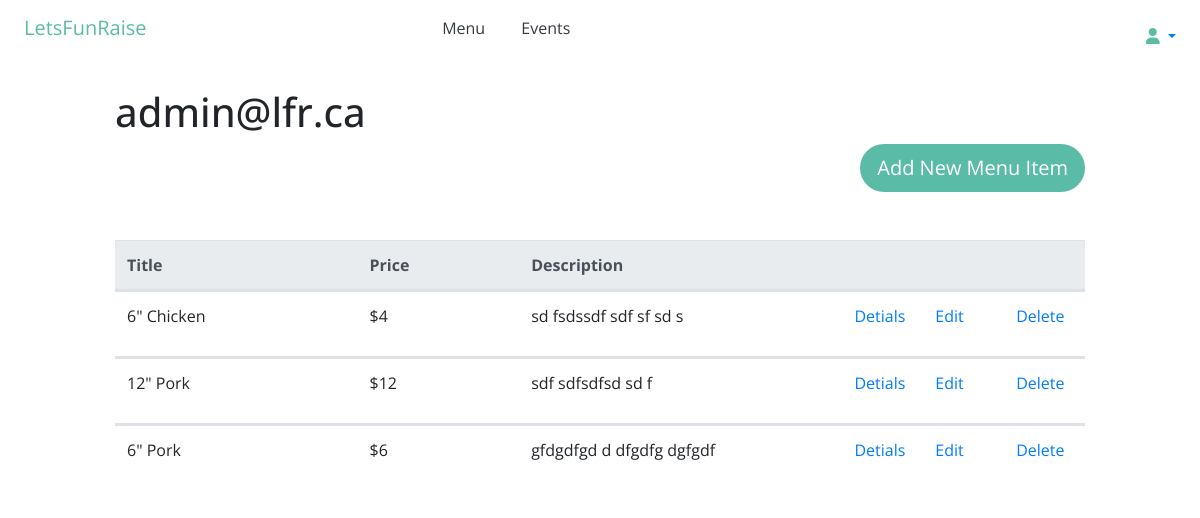
Page /menu/ (signed in) on the earlier database version.
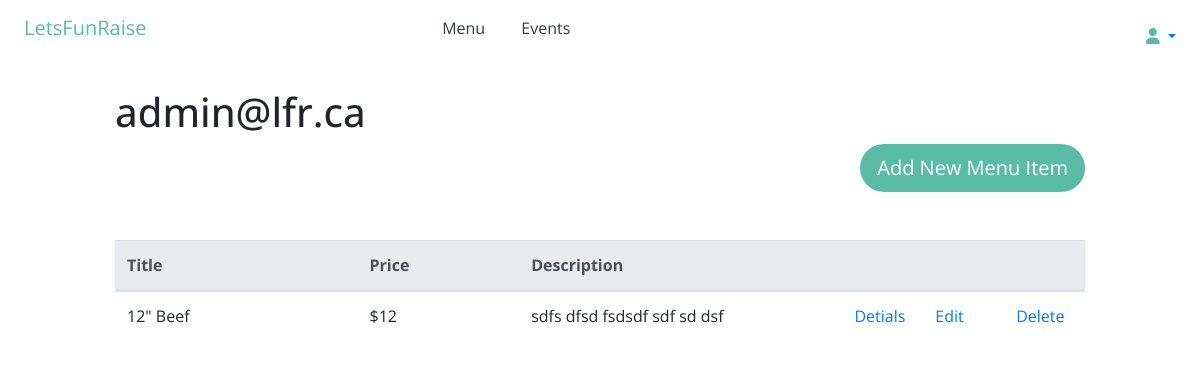
Same page on the later database version.
### accounts/models.py (models this page shows, shortened)
class User(AbstractBaseUser):
    email       = models.EmailField(max_length=255, unique=True)
    active      = models.BooleanField(default=True) # can login
    parent      = models.BooleanField(default=False) # parent user
    school      = models.BooleanField(default=False) # school admin user
    vendor      = models.BooleanField(default=False) # vendor user
    staff       = models.BooleanField(default=False) # staff user non superuser
    admin       = models.BooleanField(default=False) # superuser
    timestamp   = models.DateTimeField(auto_now_add=True)
    USERNAME_FIELD = 'email' #username
    objects = UserManager()
    def __str__(self):
        return self.email
    @property
    def is_active(self):
        return self.active

### vendor/models.py (models this page shows, shortened)
class MenuItem(models.Model): #menuitem_set -> queryset
    user = models.ForeignKey(User, default=1, null=True, on_delete=models.SET_NULL)
    title = models.CharField(max_length=120)
    slug = models.SlugField(unique=True)
    description = models.TextField(null=True, blank=True)
    price = models.IntegerField()
    def get_absolute_url(self):
        return f"/menu/{self.slug}"
    def get_edit_url(self):
        return f"{self.get_absolute_url()}/edit"
    def get_delete_url(self):
        return f"{self.get_absolute_url()}/delete"

### vendor/views.py (the view)
# urls.py: path('', menu_item_list_view),
def menu_item_list_view(request):
    qs = MenuItem.objects.filter(user=request.user)
    template_name = 'menu/item_list.html'
    context = {'object_list': qs}
    return render(request, template_name, context)

### vendor/templates/menu/item_list.html
{% extends 'base.html' %}
{% block content %}
<h1>{{user}}</h1>
<a class="btn btn-lg rounded-pill float-right mb-5" href=" /menu-new/" role="button">Add New Menu Item</a>
<table class="table text-left">
   <thead class="thead-light">
      <tr class='d-flex'>
         <th class="col-3">Title</th>
         <th class="col-2">Price</th>
         <th class="col-4">Description</th>
         <th class="col-1"></th>
         <th class="col-1"></th>
         <th class="col-1"></th>
      </tr>
   </thead>
   {% for object in object_list %}
   <tbody>
      <tr class='d-flex'>
         <td class="col-3">{{ object.title }}</td>
         <td class="col-2">${{ object.price }}</td>
         <td class="col-4">{{ object.description|linebreaks|truncatewords:10 }}</td>
         <td class="col-1"><a  href="{{ object.get_absolute_url }}" role="button">Detials</a> </td>
         <td class="col-1"><a href="{{ object.get_edit_url }}" role="button">Edit</a></td>
         <td class="col-1"> <a href="{{ object.get_delete_url }}" role="button">Delete</a></td>
      </tr>
   </tbody>
   {% endfor %}
</table>
{% endblock content %}

### templates/base.html (shortened to what this page needs)
{% load static %}
<!doctype html>
<html lang="en">
<head>
  <link rel="stylesheet" href="https://stackpath.bootstrapcdn.com/bootstrap/4.5.0/css/bootstrap.min.css"
>
  <link href={% static "css/main.css" %} rel="stylesheet">
  <link rel="stylesheet"
    href="https://cdnjs.cloudflare.com/ajax/libs/malihu-custom-scrollbar-plugin/3.1.5/jquery.mCustomScrollbar.min.css">
<body>
  {% if request.user.is_authenticated %}
    {% include 'short_navbar.html' %}
    {% else %}
      {% include 'main_navbar.html' %}
  {% endif %}
  <div class="container-fluid">
    <div class="row">
      <div class="col col-md-10 mx-auto">
        {% block content %}
        {% endblock %}
      </div>
    </div>
  </div>
</body>
</html>

### templates/short_navbar.html (shortened to what this page needs)
<div class="d-flex flex-column flex-md-row p-3 px-md-4 mb-3 bg-white">
    <h5 class="my-0 mr-auto font-weight-normal text-blue">LetsFunRaise</h5>
    <nav class="my-2 my-lg-0 mr-auto">
        <a class="p-3 text-dark" href="/menu/">Menu</a>
        <a class="p-3 text-dark" href="/event/">Events</a>
    </nav>
    <nav class="my-2 my-lg-0 ml-auto">
        <ul class="navbar-nav">
            <li class="nav-item dropdown-submenu pull-left">
                <a class="nav-link dropdown-toggle" href="#" id="navbarDropdown" role="button" data-toggle="dropdown">
                    <i class="fas fa-user"></i>
                </a>
            </li>
        </ul>
    </nav>
</div>

### static/css/main.css (style rules this page uses)
body { font-family: Open Sans, sans-serif; }
.text-blue { color: #5ABBA6; }
.btn { background-color: #5ABBA6; color: white; }
.fas { color: #5ABBA6; }

Differences in the rows shown:
removed MenuItem: title "6\" Chicken", price "4", description "sd fsdssdf sdf sf sd s"
removed MenuItem: title "12\" Pork", price "12", description "sdf sdfsdfsd sd f"
removed MenuItem: title "6\" Pork", price "6", description "gfdgdfgd d dfgdfg dgfgdf"
added MenuItem: title "12\" Beef", price "12", description "sdfs dfsd fsdsdf sdf sd dsf"
